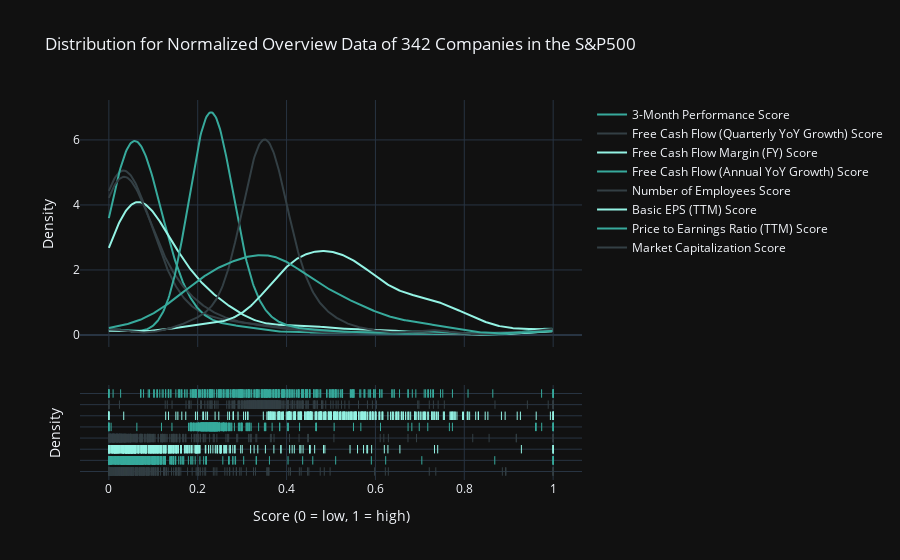
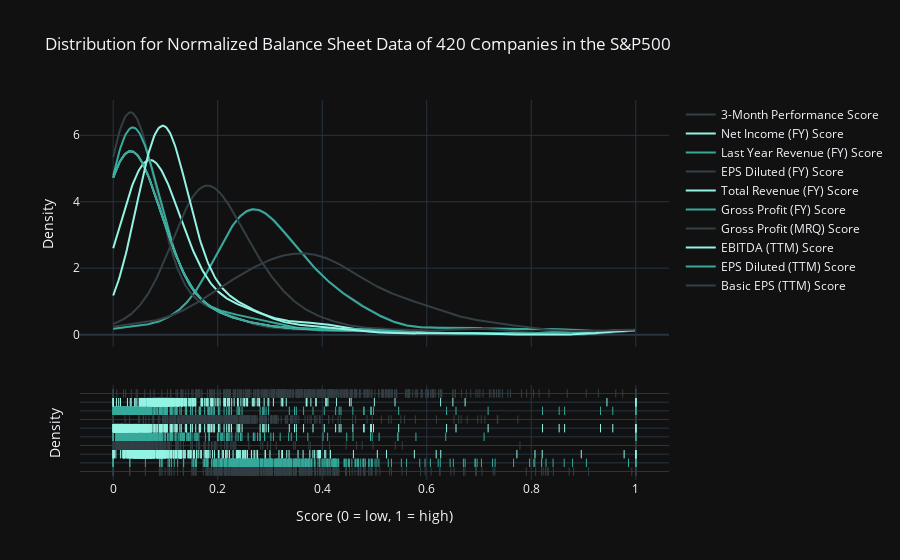
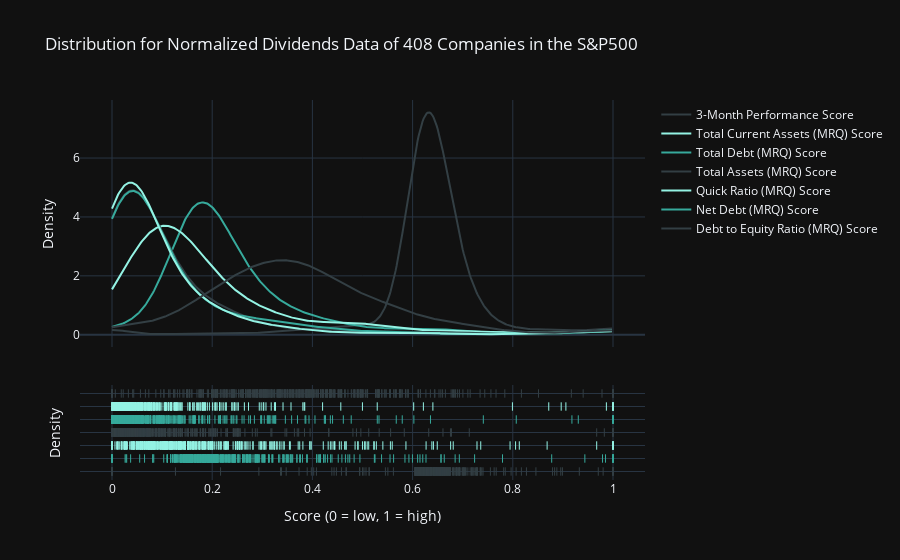
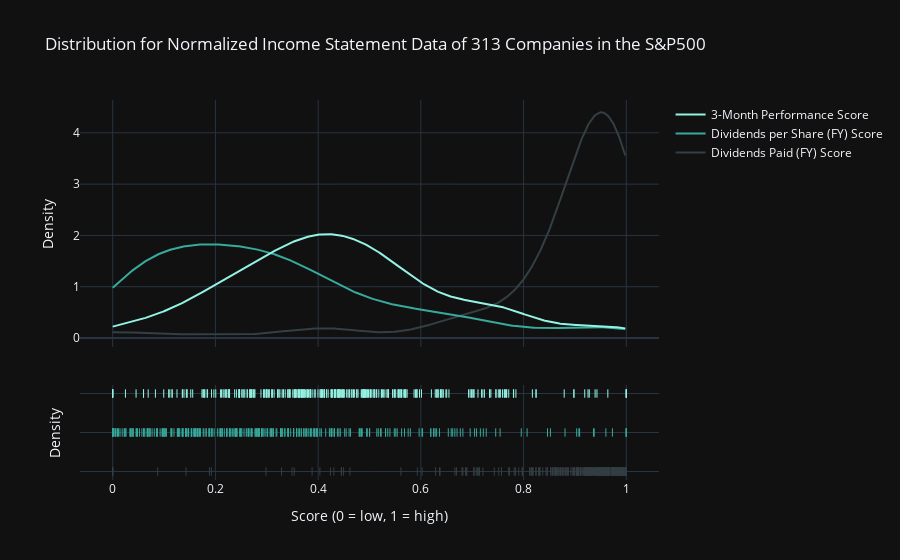

The cell these charts' notebook holds for them, in order:
### Markdown cell above
As anticipated, the coefficients of determination are extremely low and no correlation is evident. Therefore, the next step is to construct a multiple linear regression model that will only select the predictors that have the highest correlation from the tests conducted above. The goal of this analysis is to normalize the coefficients of determination and use that as a multiplier to the default ranked scores applied to each equity data column.

### Code cell
for df, name in zip(dfs, dfs_names):
    df.dropna(inplace=True)
    viz.score_density_plot(df, name).show()

### Figure 1 — Plotly figure (JSON) as saved in the notebook; plotly's stock layout.template omitted (floating-point values rounded to 4 significant figures; data arrays with more than 128 entries replaced by an {"elided": "..."} marker saying what was removed)
{"data": [{"legendgroup": "Market Capitalization Score", "marker": {"color": "#333F44"}, "mode": "lines", "name": "Market Capitalization Score", "showlegend": true, "type": "scatter", "x": {"elided": "500 float values"}, "xaxis": "x", "y": {"elided": "500 float values"}, "yaxis": "y"}, {"legendgroup": "Price to Earnings Ratio (TTM) Score", "marker": {"color": "#37AA9C"}, "mode": "lines", "name": "Price to Earnings Ratio (TTM) Score", "showlegend": true, "type": "scatter", "x": {"elided": "500 float values"}, "xaxis": "x", "y": {"elided": "500 float values"}, "yaxis": "y"}, {"legendgroup": "Basic EPS (TTM) Score", "marker": {"color": "#94F3E4"}, "mode": "lines", "name": "Basic EPS (TTM) Score", "showlegend": true, "type": "scatter", "x": {"elided": "500 float values"}, "xaxis": "x", "y": {"elided": "500 float values"}, "yaxis": "y"}, {"legendgroup": "Number of Employees Score", "marker": {"color": "#333F44"}, "mode": "lines", "name": "Number of Employees Score", "showlegend": true, "type": "scatter", "x": {"elided": "500 float values"}, "xaxis": "x", "y": {"elided": "500 float values"}, "yaxis": "y"}, {"legendgroup": "Free Cash Flow (Annual YoY Growth) Score", "marker": {"color": "#37AA9C"}, "mode": "lines", "name": "Free Cash Flow (Annual YoY Growth) Score", "showlegend": true, "type": "scatter", "x": {"elided": "500 float values"}, "xaxis": "x", "y": {"elided": "500 float values"}, "yaxis": "y"}, {"legendgroup": "Free Cash Flow Margin (FY) Score", "marker": {"color": "#94F3E4"}, "mode": "lines", "name": "Free Cash Flow Margin (FY) Score", "showlegend": true, "type": "scatter", "x": {"elided": "500 float values"}, "xaxis": "x", "y": {"elided": "500 float values"}, "yaxis": "y"}, {"legendgroup": "Free Cash Flow (Quarterly YoY Growth) Score", "marker": {"color": "#333F44"}, "mode": "lines", "name": "Free Cash Flow (Quarterly YoY Growth) Score", "showlegend": true, "type": "scatter", "x": {"elided": "500 float values"}, "xaxis": "x", "y": {"elided": "500 float values"}, "yaxis": "y"}, {"legendgroup": "3-Month Performance Score", "marker": {"color": "#37AA9C"}, "mode": "lines", "name": "3-Month Performance Score", "showlegend": true, "type": "scatter", "x": {"elided": "500 float values"}, "xaxis": "x", "y": {"elided": "500 float values"}, "yaxis": "y"}, {"legendgroup": "Market Capitalization Score", "marker": {"color": "#333F44", "symbol": "line-ns-open"}, "mode": "markers", "name": "Market Capitalization Score", "showlegend": false, "type": "scatter", "x": {"elided": "342 float values"}, "xaxis": "x", "y": {"elided": "342 str values"}, "yaxis": "y2"}, {"legendgroup": "Price to Earnings Ratio (TTM) Score", "marker": {"color": "#37AA9C", "symbol": "line-ns-open"}, "mode": "markers", "name": "Price to Earnings Ratio (TTM) Score", "showlegend": false, "type": "scatter", "x": {"elided": "342 float values"}, "xaxis": "x", "y": {"elided": "342 str values"}, "yaxis": "y2"}, {"legendgroup": "Basic EPS (TTM) Score", "marker": {"color": "#94F3E4", "symbol": "line-ns-open"}, "mode": "markers", "name": "Basic EPS (TTM) Score", "showlegend": false, "type": "scatter", "x": {"elided": "342 float values"}, "xaxis": "x", "y": {"elided": "342 str values"}, "yaxis": "y2"}, {"legendgroup": "Number of Employees Score", "marker": {"color": "#333F44", "symbol": "line-ns-open"}, "mode": "markers", "name": "Number of Employees Score", "showlegend": false, "type": "scatter", "x": {"elided": "342 float values"}, "xaxis": "x", "y": {"elided": "342 str values"}, "yaxis": "y2"}, {"legendgroup": "Free Cash Flow (Annual YoY Growth) Score", "marker": {"color": "#37AA9C", "symbol": "line-ns-open"}, "mode": "markers", "name": "Free Cash Flow (Annual YoY Growth) Score", "showlegend": false, "type": "scatter", "x": {"elided": "342 float values"}, "xaxis": "x", "y": {"elided": "342 str values"}, "yaxis": "y2"}, {"legendgroup": "Free Cash Flow Margin (FY) Score", "marker": {"color": "#94F3E4", "symbol": "line-ns-open"}, "mode": "markers", "name": "Free Cash Flow Margin (FY) Score", "showlegend": false, "type": "scatter", "x": {"elided": "342 float values"}, "xaxis": "x", "y": {"elided": "342 str values"}, "yaxis": "y2"}, {"legendgroup": "Free Cash Flow (Quarterly YoY Growth) Score", "marker": {"color": "#333F44", "symbol": "line-ns-open"}, "mode": "markers", "name": "Free Cash Flow (Quarterly YoY Growth) Score", "showlegend": false, "type": "scatter", "x": {"elided": "342 float values"}, "xaxis": "x", "y": {"elided": "342 str values"}, "yaxis": "y2"}, {"legendgroup": "3-Month Performance Score", "marker": {"color": "#37AA9C", "symbol": "line-ns-open"}, "mode": "markers", "name": "3-Month Performance Score", "showlegend": false, "type": "scatter", "x": {"elided": "342 float values"}, "xaxis": "x", "y": {"elided": "342 str values"}, "yaxis": "y2"}], "layout": {"barmode": "overlay", "hovermode": "closest", "legend": {"traceorder": "reversed"}, "title": {"text": "Distribution for Normalized Overview Data of 342 Companies in the S&P500"}, "xaxis": {"anchor": "y2", "domain": [0, 1], "title": {"text": "Score (0 = low, 1 = high)"}, "zeroline": false}, "yaxis": {"anchor": "free", "domain": [0.35, 1], "position": 0, "title": {"text": "Density"}}, "yaxis2": {"anchor": "x", "domain": [0, 0.25], "dtick": 1, "showticklabels": false, "title": {"text": "Density"}}}}

### Figure 2 — Plotly figure (JSON) as saved in the notebook; plotly's stock layout.template omitted (floating-point values rounded to 4 significant figures; data arrays with more than 128 entries replaced by an {"elided": "..."} marker saying what was removed)
{"data": [{"legendgroup": "Basic EPS (TTM) Score", "marker": {"color": "#333F44"}, "mode": "lines", "name": "Basic EPS (TTM) Score", "showlegend": true, "type": "scatter", "x": {"elided": "500 float values"}, "xaxis": "x", "y": {"elided": "500 float values"}, "yaxis": "y"}, {"legendgroup": "EPS Diluted (TTM) Score", "marker": {"color": "#37AA9C"}, "mode": "lines", "name": "EPS Diluted (TTM) Score", "showlegend": true, "type": "scatter", "x": {"elided": "500 float values"}, "xaxis": "x", "y": {"elided": "500 float values"}, "yaxis": "y"}, {"legendgroup": "EBITDA (TTM) Score", "marker": {"color": "#94F3E4"}, "mode": "lines", "name": "EBITDA (TTM) Score", "showlegend": true, "type": "scatter", "x": {"elided": "500 float values"}, "xaxis": "x", "y": {"elided": "500 float values"}, "yaxis": "y"}, {"legendgroup": "Gross Profit (MRQ) Score", "marker": {"color": "#333F44"}, "mode": "lines", "name": "Gross Profit (MRQ) Score", "showlegend": true, "type": "scatter", "x": {"elided": "500 float values"}, "xaxis": "x", "y": {"elided": "500 float values"}, "yaxis": "y"}, {"legendgroup": "Gross Profit (FY) Score", "marker": {"color": "#37AA9C"}, "mode": "lines", "name": "Gross Profit (FY) Score", "showlegend": true, "type": "scatter", "x": {"elided": "500 float values"}, "xaxis": "x", "y": {"elided": "500 float values"}, "yaxis": "y"}, {"legendgroup": "Total Revenue (FY) Score", "marker": {"color": "#94F3E4"}, "mode": "lines", "name": "Total Revenue (FY) Score", "showlegend": true, "type": "scatter", "x": {"elided": "500 float values"}, "xaxis": "x", "y": {"elided": "500 float values"}, "yaxis": "y"}, {"legendgroup": "EPS Diluted (FY) Score", "marker": {"color": "#333F44"}, "mode": "lines", "name": "EPS Diluted (FY) Score", "showlegend": true, "type": "scatter", "x": {"elided": "500 float values"}, "xaxis": "x", "y": {"elided": "500 float values"}, "yaxis": "y"}, {"legendgroup": "Last Year Revenue (FY) Score", "marker": {"color": "#37AA9C"}, "mode": "lines", "name": "Last Year Revenue (FY) Score", "showlegend": true, "type": "scatter", "x": {"elided": "500 float values"}, "xaxis": "x", "y": {"elided": "500 float values"}, "yaxis": "y"}, {"legendgroup": "Net Income (FY) Score", "marker": {"color": "#94F3E4"}, "mode": "lines", "name": "Net Income (FY) Score", "showlegend": true, "type": "scatter", "x": {"elided": "500 float values"}, "xaxis": "x", "y": {"elided": "500 float values"}, "yaxis": "y"}, {"legendgroup": "3-Month Performance Score", "marker": {"color": "#333F44"}, "mode": "lines", "name": "3-Month Performance Score", "showlegend": true, "type": "scatter", "x": {"elided": "500 float values"}, "xaxis": "x", "y": {"elided": "500 float values"}, "yaxis": "y"}, {"legendgroup": "Basic EPS (TTM) Score", "marker": {"color": "#333F44", "symbol": "line-ns-open"}, "mode": "markers", "name": "Basic EPS (TTM) Score", "showlegend": false, "type": "scatter", "x": {"elided": "420 float values"}, "xaxis": "x", "y": {"elided": "420 str values"}, "yaxis": "y2"}, {"legendgroup": "EPS Diluted (TTM) Score", "marker": {"color": "#37AA9C", "symbol": "line-ns-open"}, "mode": "markers", "name": "EPS Diluted (TTM) Score", "showlegend": false, "type": "scatter", "x": {"elided": "420 float values"}, "xaxis": "x", "y": {"elided": "420 str values"}, "yaxis": "y2"}, {"legendgroup": "EBITDA (TTM) Score", "marker": {"color": "#94F3E4", "symbol": "line-ns-open"}, "mode": "markers", "name": "EBITDA (TTM) Score", "showlegend": false, "type": "scatter", "x": {"elided": "420 float values"}, "xaxis": "x", "y": {"elided": "420 str values"}, "yaxis": "y2"}, {"legendgroup": "Gross Profit (MRQ) Score", "marker": {"color": "#333F44", "symbol": "line-ns-open"}, "mode": "markers", "name": "Gross Profit (MRQ) Score", "showlegend": false, "type": "scatter", "x": {"elided": "420 float values"}, "xaxis": "x", "y": {"elided": "420 str values"}, "yaxis": "y2"}, {"legendgroup": "Gross Profit (FY) Score", "marker": {"color": "#37AA9C", "symbol": "line-ns-open"}, "mode": "markers", "name": "Gross Profit (FY) Score", "showlegend": false, "type": "scatter", "x": {"elided": "420 float values"}, "xaxis": "x", "y": {"elided": "420 str values"}, "yaxis": "y2"}, {"legendgroup": "Total Revenue (FY) Score", "marker": {"color": "#94F3E4", "symbol": "line-ns-open"}, "mode": "markers", "name": "Total Revenue (FY) Score", "showlegend": false, "type": "scatter", "x": {"elided": "420 float values"}, "xaxis": "x", "y": {"elided": "420 str values"}, "yaxis": "y2"}, {"legendgroup": "EPS Diluted (FY) Score", "marker": {"color": "#333F44", "symbol": "line-ns-open"}, "mode": "markers", "name": "EPS Diluted (FY) Score", "showlegend": false, "type": "scatter", "x": {"elided": "420 float values"}, "xaxis": "x", "y": {"elided": "420 str values"}, "yaxis": "y2"}, {"legendgroup": "Last Year Revenue (FY) Score", "marker": {"color": "#37AA9C", "symbol": "line-ns-open"}, "mode": "markers", "name": "Last Year Revenue (FY) Score", "showlegend": false, "type": "scatter", "x": {"elided": "420 float values"}, "xaxis": "x", "y": {"elided": "420 str values"}, "yaxis": "y2"}, {"legendgroup": "Net Income (FY) Score", "marker": {"color": "#94F3E4", "symbol": "line-ns-open"}, "mode": "markers", "name": "Net Income (FY) Score", "showlegend": false, "type": "scatter", "x": {"elided": "420 float values"}, "xaxis": "x", "y": {"elided": "420 str values"}, "yaxis": "y2"}, {"legendgroup": "3-Month Performance Score", "marker": {"color": "#333F44", "symbol": "line-ns-open"}, "mode": "markers", "name": "3-Month Performance Score", "showlegend": false, "type": "scatter", "x": {"elided": "420 float values"}, "xaxis": "x", "y": {"elided": "420 str values"}, "yaxis": "y2"}], "layout": {"barmode": "overlay", "hovermode": "closest", "legend": {"traceorder": "reversed"}, "title": {"text": "Distribution for Normalized Balance Sheet Data of 420 Companies in the S&P500"}, "xaxis": {"anchor": "y2", "domain": [0, 1], "title": {"text": "Score (0 = low, 1 = high)"}, "zeroline": false}, "yaxis": {"anchor": "free", "domain": [0.35, 1], "position": 0, "title": {"text": "Density"}}, "yaxis2": {"anchor": "x", "domain": [0, 0.25], "dtick": 1, "showticklabels": false, "title": {"text": "Density"}}}}

### Figure 3 — Plotly figure (JSON) as saved in the notebook; plotly's stock layout.template omitted (floating-point values rounded to 4 significant figures; data arrays with more than 128 entries replaced by an {"elided": "..."} marker saying what was removed)
{"data": [{"legendgroup": "Debt to Equity Ratio (MRQ) Score", "marker": {"color": "#333F44"}, "mode": "lines", "name": "Debt to Equity Ratio (MRQ) Score", "showlegend": true, "type": "scatter", "x": {"elided": "500 float values"}, "xaxis": "x", "y": {"elided": "500 float values"}, "yaxis": "y"}, {"legendgroup": "Net Debt (MRQ) Score", "marker": {"color": "#37AA9C"}, "mode": "lines", "name": "Net Debt (MRQ) Score", "showlegend": true, "type": "scatter", "x": {"elided": "500 float values"}, "xaxis": "x", "y": {"elided": "500 float values"}, "yaxis": "y"}, {"legendgroup": "Quick Ratio (MRQ) Score", "marker": {"color": "#94F3E4"}, "mode": "lines", "name": "Quick Ratio (MRQ) Score", "showlegend": true, "type": "scatter", "x": {"elided": "500 float values"}, "xaxis": "x", "y": {"elided": "500 float values"}, "yaxis": "y"}, {"legendgroup": "Total Assets (MRQ) Score", "marker": {"color": "#333F44"}, "mode": "lines", "name": "Total Assets (MRQ) Score", "showlegend": true, "type": "scatter", "x": {"elided": "500 float values"}, "xaxis": "x", "y": {"elided": "500 float values"}, "yaxis": "y"}, {"legendgroup": "Total Debt (MRQ) Score", "marker": {"color": "#37AA9C"}, "mode": "lines", "name": "Total Debt (MRQ) Score", "showlegend": true, "type": "scatter", "x": {"elided": "500 float values"}, "xaxis": "x", "y": {"elided": "500 float values"}, "yaxis": "y"}, {"legendgroup": "Total Current Assets (MRQ) Score", "marker": {"color": "#94F3E4"}, "mode": "lines", "name": "Total Current Assets (MRQ) Score", "showlegend": true, "type": "scatter", "x": {"elided": "500 float values"}, "xaxis": "x", "y": {"elided": "500 float values"}, "yaxis": "y"}, {"legendgroup": "3-Month Performance Score", "marker": {"color": "#333F44"}, "mode": "lines", "name": "3-Month Performance Score", "showlegend": true, "type": "scatter", "x": {"elided": "500 float values"}, "xaxis": "x", "y": {"elided": "500 float values"}, "yaxis": "y"}, {"legendgroup": "Debt to Equity Ratio (MRQ) Score", "marker": {"color": "#333F44", "symbol": "line-ns-open"}, "mode": "markers", "name": "Debt to Equity Ratio (MRQ) Score", "showlegend": false, "type": "scatter", "x": {"elided": "408 float values"}, "xaxis": "x", "y": {"elided": "408 str values"}, "yaxis": "y2"}, {"legendgroup": "Net Debt (MRQ) Score", "marker": {"color": "#37AA9C", "symbol": "line-ns-open"}, "mode": "markers", "name": "Net Debt (MRQ) Score", "showlegend": false, "type": "scatter", "x": {"elided": "408 float values"}, "xaxis": "x", "y": {"elided": "408 str values"}, "yaxis": "y2"}, {"legendgroup": "Quick Ratio (MRQ) Score", "marker": {"color": "#94F3E4", "symbol": "line-ns-open"}, "mode": "markers", "name": "Quick Ratio (MRQ) Score", "showlegend": false, "type": "scatter", "x": {"elided": "408 float values"}, "xaxis": "x", "y": {"elided": "408 str values"}, "yaxis": "y2"}, {"legendgroup": "Total Assets (MRQ) Score", "marker": {"color": "#333F44", "symbol": "line-ns-open"}, "mode": "markers", "name": "Total Assets (MRQ) Score", "showlegend": false, "type": "scatter", "x": {"elided": "408 float values"}, "xaxis": "x", "y": {"elided": "408 str values"}, "yaxis": "y2"}, {"legendgroup": "Total Debt (MRQ) Score", "marker": {"color": "#37AA9C", "symbol": "line-ns-open"}, "mode": "markers", "name": "Total Debt (MRQ) Score", "showlegend": false, "type": "scatter", "x": {"elided": "408 float values"}, "xaxis": "x", "y": {"elided": "408 str values"}, "yaxis": "y2"}, {"legendgroup": "Total Current Assets (MRQ) Score", "marker": {"color": "#94F3E4", "symbol": "line-ns-open"}, "mode": "markers", "name": "Total Current Assets (MRQ) Score", "showlegend": false, "type": "scatter", "x": {"elided": "408 float values"}, "xaxis": "x", "y": {"elided": "408 str values"}, "yaxis": "y2"}, {"legendgroup": "3-Month Performance Score", "marker": {"color": "#333F44", "symbol": "line-ns-open"}, "mode": "markers", "name": "3-Month Performance Score", "showlegend": false, "type": "scatter", "x": {"elided": "408 float values"}, "xaxis": "x", "y": {"elided": "408 str values"}, "yaxis": "y2"}], "layout": {"barmode": "overlay", "hovermode": "closest", "legend": {"traceorder": "reversed"}, "title": {"text": "Distribution for Normalized Dividends Data of 408 Companies in the S&P500"}, "xaxis": {"anchor": "y2", "domain": [0, 1], "title": {"text": "Score (0 = low, 1 = high)"}, "zeroline": false}, "yaxis": {"anchor": "free", "domain": [0.35, 1], "position": 0, "title": {"text": "Density"}}, "yaxis2": {"anchor": "x", "domain": [0, 0.25], "dtick": 1, "showticklabels": false, "title": {"text": "Density"}}}}

### Figure 4 — Plotly figure (JSON) as saved in the notebook; plotly's stock layout.template omitted (floating-point values rounded to 4 significant figures; data arrays with more than 128 entries replaced by an {"elided": "..."} marker saying what was removed)
{"data": [{"legendgroup": "Dividends Paid (FY) Score", "marker": {"color": "#333F44"}, "mode": "lines", "name": "Dividends Paid (FY) Score", "showlegend": true, "type": "scatter", "x": {"elided": "500 float values"}, "xaxis": "x", "y": {"elided": "500 float values"}, "yaxis": "y"}, {"legendgroup": "Dividends per Share (FY) Score", "marker": {"color": "#37AA9C"}, "mode": "lines", "name": "Dividends per Share (FY) Score", "showlegend": true, "type": "scatter", "x": {"elided": "500 float values"}, "xaxis": "x", "y": {"elided": "500 float values"}, "yaxis": "y"}, {"legendgroup": "3-Month Performance Score", "marker": {"color": "#94F3E4"}, "mode": "lines", "name": "3-Month Performance Score", "showlegend": true, "type": "scatter", "x": {"elided": "500 float values"}, "xaxis": "x", "y": {"elided": "500 float values"}, "yaxis": "y"}, {"legendgroup": "Dividends Paid (FY) Score", "marker": {"color": "#333F44", "symbol": "line-ns-open"}, "mode": "markers", "name": "Dividends Paid (FY) Score", "showlegend": false, "type": "scatter", "x": {"elided": "313 float values"}, "xaxis": "x", "y": {"elided": "313 str values"}, "yaxis": "y2"}, {"legendgroup": "Dividends per Share (FY) Score", "marker": {"color": "#37AA9C", "symbol": "line-ns-open"}, "mode": "markers", "name": "Dividends per Share (FY) Score", "showlegend": false, "type": "scatter", "x": {"elided": "313 float values"}, "xaxis": "x", "y": {"elided": "313 str values"}, "yaxis": "y2"}, {"legendgroup": "3-Month Performance Score", "marker": {"color": "#94F3E4", "symbol": "line-ns-open"}, "mode": "markers", "name": "3-Month Performance Score", "showlegend": false, "type": "scatter", "x": {"elided": "313 float values"}, "xaxis": "x", "y": {"elided": "313 str values"}, "yaxis": "y2"}], "layout": {"barmode": "overlay", "hovermode": "closest", "legend": {"traceorder": "reversed"}, "title": {"text": "Distribution for Normalized Income Statement Data of 313 Companies in the S&P500"}, "xaxis": {"anchor": "y2", "domain": [0, 1], "title": {"text": "Score (0 = low, 1 = high)"}, "zeroline": false}, "yaxis": {"anchor": "free", "domain": [0.35, 1], "position": 0, "title": {"text": "Density"}}, "yaxis2": {"anchor": "x", "domain": [0, 0.25], "dtick": 1, "showticklabels": false, "title": {"text": "Density"}}}}
